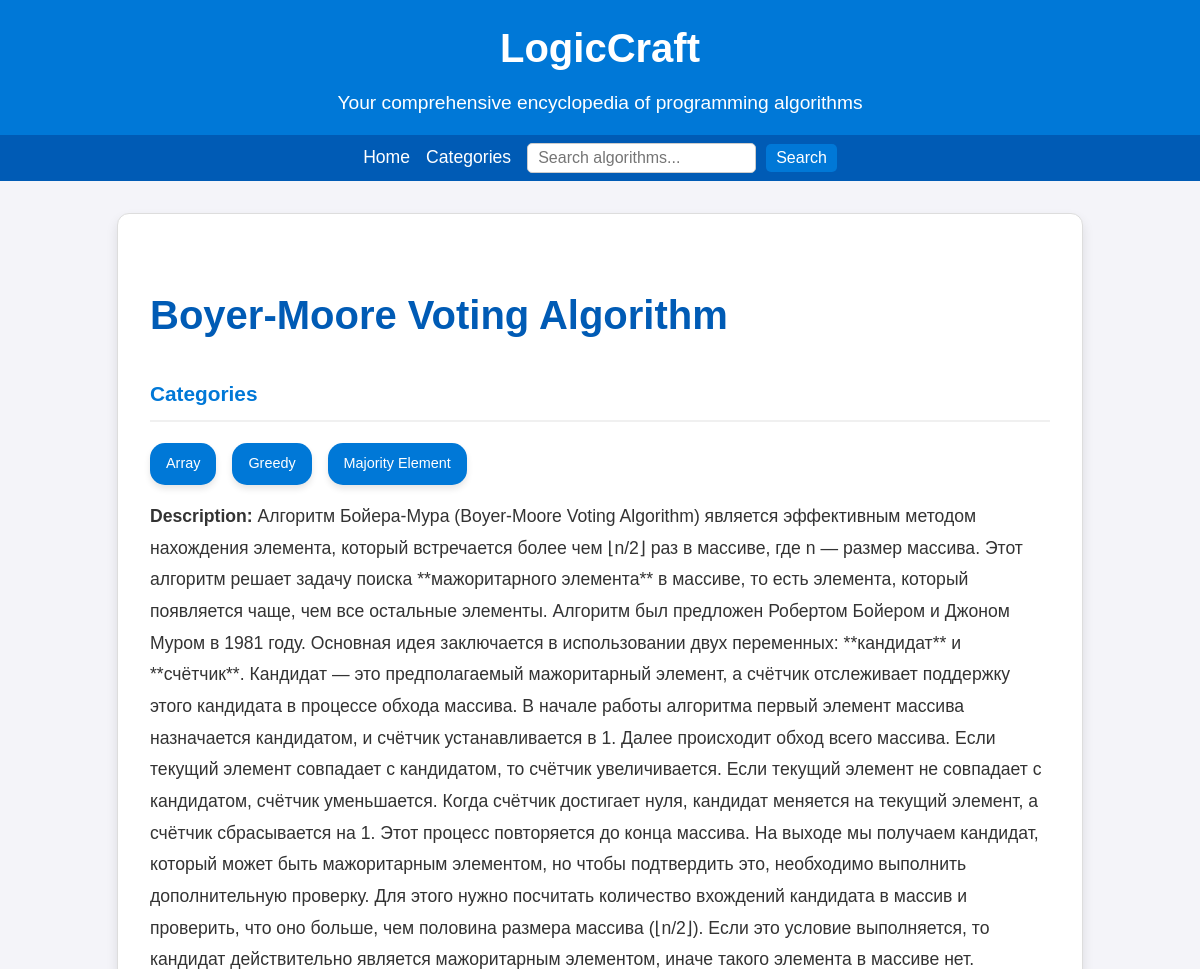
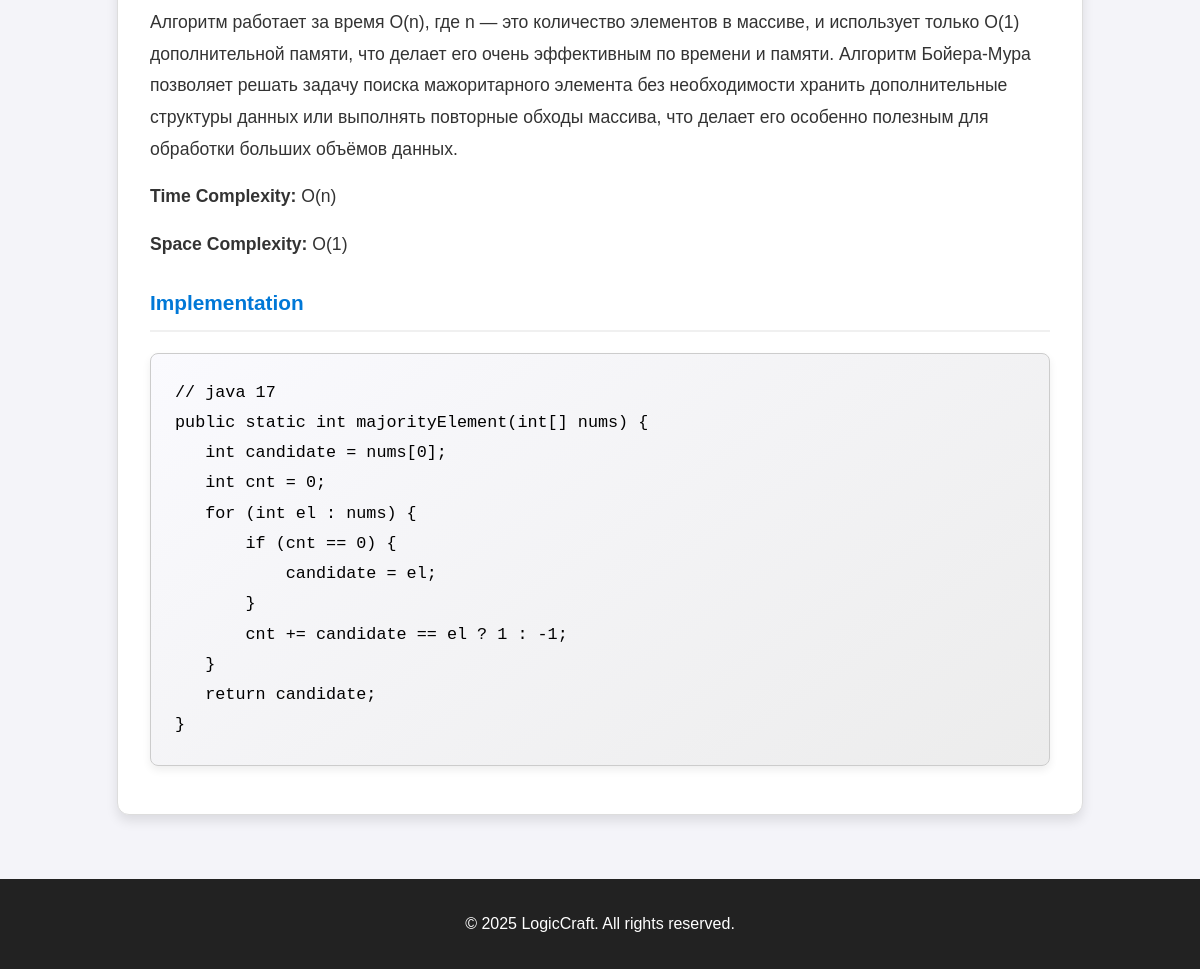
/alg/3/, run on the app's committed database (2 pictures, top to bottom).
### library/models.py (models this page shows, shortened)
class Algorithm(models.Model):
    name = models.CharField(max_length=255)
    description = models.TextField(blank=True, null=True)
    complexity_time = models.CharField(max_length=50, blank=True, null=True)
    complexity_space = models.CharField(max_length=50, blank=True, null=True)
    input_example = models.TextField(blank=True, null=True)
    output_example = models.TextField(blank=True, null=True)
    pseudocode = models.TextField(blank=True, null=True)
    implementation = models.TextField(blank=True, null=True)
    created_at = models.DateTimeField(auto_now_add=True)
    updated_at = models.DateTimeField(auto_now=True)
    categories = models.ManyToManyField(Category, related_name='algorithms')

class Category(models.Model):
    name = models.CharField(max_length=100, unique=True)

### library/views.py (the view)
# urls.py: path('alg/<int:pk>/', views.AlgView.as_view(), name='alg'),
class AlgView(DetailView):
    model = Algorithm
    context_object_name = 'algorithm'
    template_name = 'library/alg_detail.html'

### library/templates/library/alg_detail.html (shortened to what this page needs)
{% extends 'index.html' %}
{% load static %}
{% block content %}
<div class="algorithm-detail">
    <h2>{{ algorithm.name }}</h2>
    {% if algorithm.categories.all %}
    <h3>Categories</h3>
    <div class="categories">
        {% for category in algorithm.categories.all %}
        <div class="category-item"><a href="{% url 'library:home' %}?category={{ category.pk }}">{{ category.name }}</a>
        </div>
        {% endfor %}
    </div>
    {% endif %}
    {% if algorithm.description %}
    <p><strong>Description:</strong> {{ algorithm.description }}</p>
    {% endif %}
    {% if algorithm.complexity_time %}
    <p><strong>Time Complexity:</strong> {{ algorithm.complexity_time }}</p>
    {% endif %}
    {% if algorithm.complexity_space %}
    <p><strong>Space Complexity:</strong> {{ algorithm.complexity_space }}</p>
    {% endif %}
    {% if algorithm.implementation %}
    <h3>Implementation</h3>
    <pre>{{ algorithm.implementation }}</pre>
    {% endif %}
</div>
{% endblock %}

### library/static/library/css/index.css (style rules this page uses)
body { font-family: Arial, sans-serif; line-height: 1.6; margin: 0; padding: 0; background-color: #f4f4f9; color: #333; }
.algorithm-detail { max-width: 900px; margin: auto; padding: 2rem; background: #fff; border: 1px solid #ddd; border-radius: 12px; box-shadow: 0 6px 12px rgba(0, 0, 0, 0.1); line-height: 1.8; font-family: 'Arial', sans-serif; }
.algorithm-detail h2 { font-size: 2.5rem; margin-bottom: 1.5rem; color: #005bb5; font-weight: 600; }
.algorithm-detail p { margin: 1rem 0; font-size: 1.1rem; color: #333; }
.algorithm-detail strong { color: #333; font-weight: 700; }
.algorithm-detail h3 { margin-top: 1.5rem; font-size: 1.3rem; color: #0078d7; font-weight: 600; border-bottom: 2px solid #f0f0f0; padding-bottom: 0.5rem; }
.algorithm-detail .categories { display: flex; flex-wrap: wrap; gap: 1rem; margin-top: 0.5rem; margin-bottom: 1rem; }
.algorithm-detail .category-item { background-color: #0078d7; color: #fff; border-radius: 15px; padding: 0.5rem 1rem; font-size: 0.9rem; text-align: center; box-shadow: 0 4px 6px rgba(0, 0, 0, 0.1); transition: background-color 0.3s ease, transform 0.2s ease; }
.algorithm-detail pre { background: linear-gradient(145deg, #fafafe, #ececec); border: 1px solid #ccc; color: #000; padding: 1.5rem; font-family: 'Courier New', monospace; font-size: 1.05rem; overflow-x: auto; border-radius: 8px; box-shadow: 0 4px 8px rgba(0, 0, 0, 0.07); }
.algorithm-detail .category-item a { color: white; text-decoration: none; }

### data on the page
Algorithm: name "Boyer-Moore Voting Algorithm", description "Алгоритм Бойера-Мура (Boyer-Moore Voting Algorithm) является эффективным методом нахождения элемента, который встречается более чем ⌊n/2⌋ раз в массиве, где n — размер массива. Этот алгоритм решает задачу поиска **мажоритарного элемента** в массиве, то есть элемента, который появляется чаще, чем все остальные элементы. Алгоритм был предложен Робертом Бойером и Джоном Муром в 1981 году. Основная идея заключается в использовании двух переменных: **кандидат** и **счётчик**. Кандидат — это предполагаемый мажоритарный элемент, а счётчик отслеживает поддержку этого кандидата в процессе обхода массива. В начале работы алгоритма первый элемент массива назначается кандидатом, и счётчик…", complexity_time "O(n)", complexity_space "O(1)", implementation "// java 17 public static int majorityElement(int[] nums) { int candidate = nums[0]; int cnt = 0; for (int el : nums) { if (cnt == 0) { candidate = el; } cnt += candidate == el ? 1 : -1; } return candidate; }"
Category: name "Array"
Category: name "Greedy"
Category: name "Majority Element"
